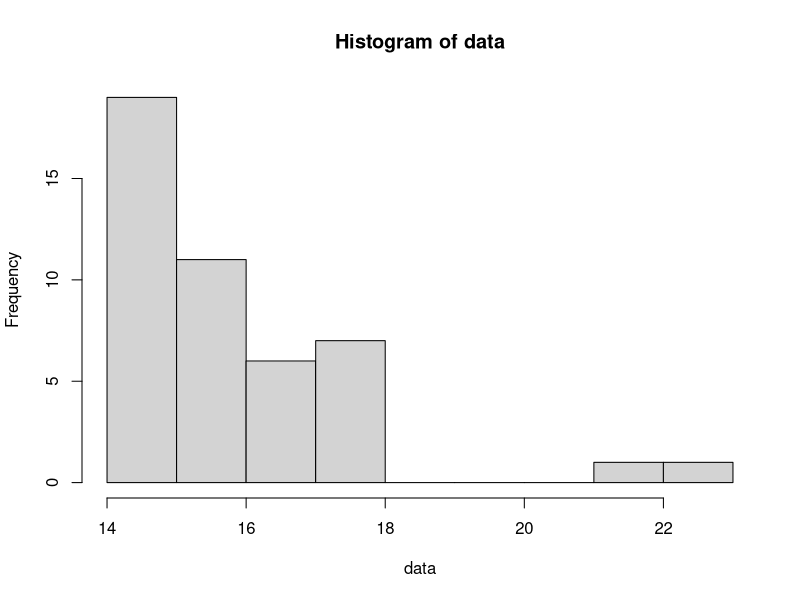
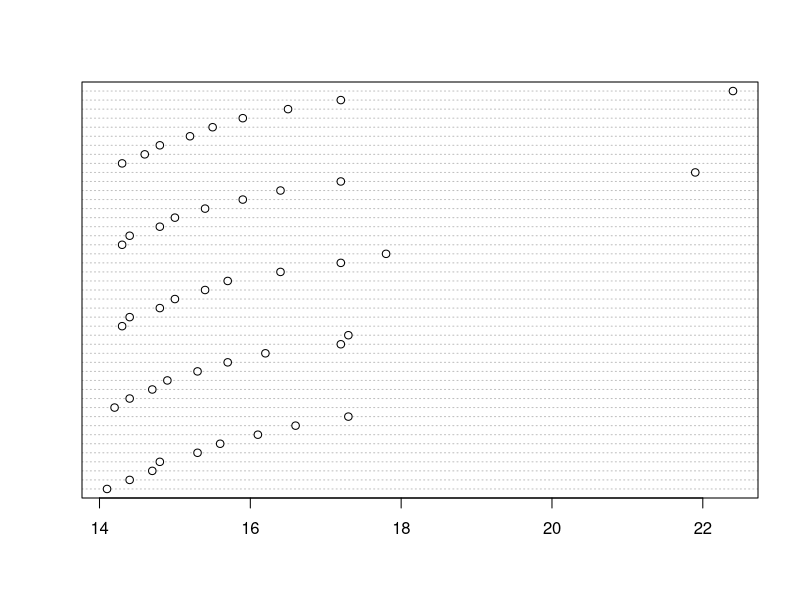
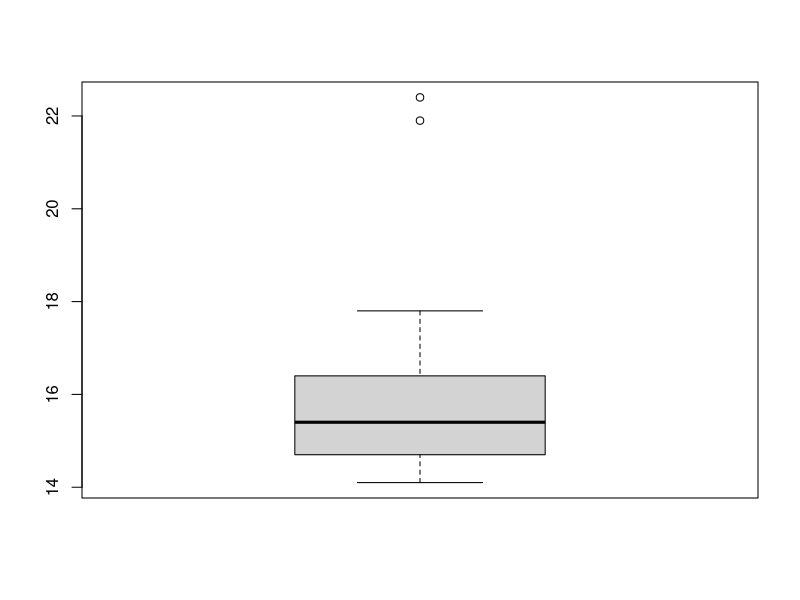
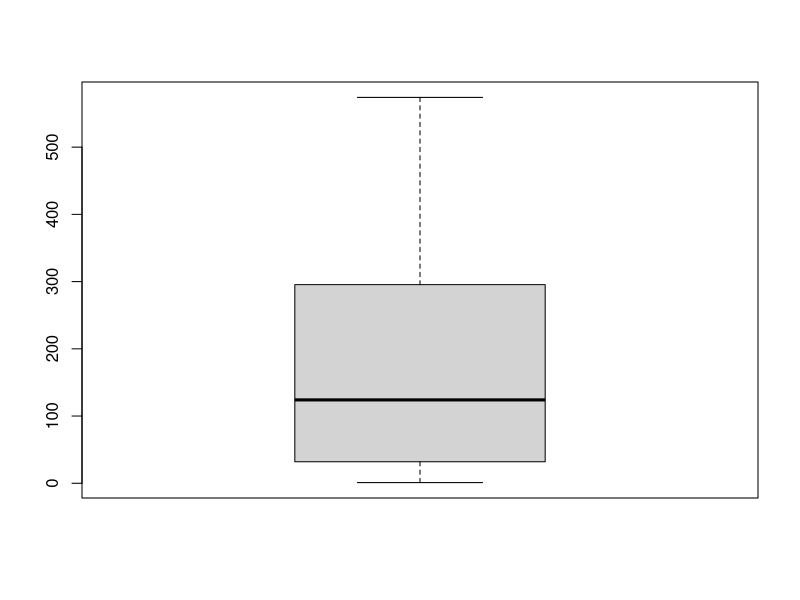
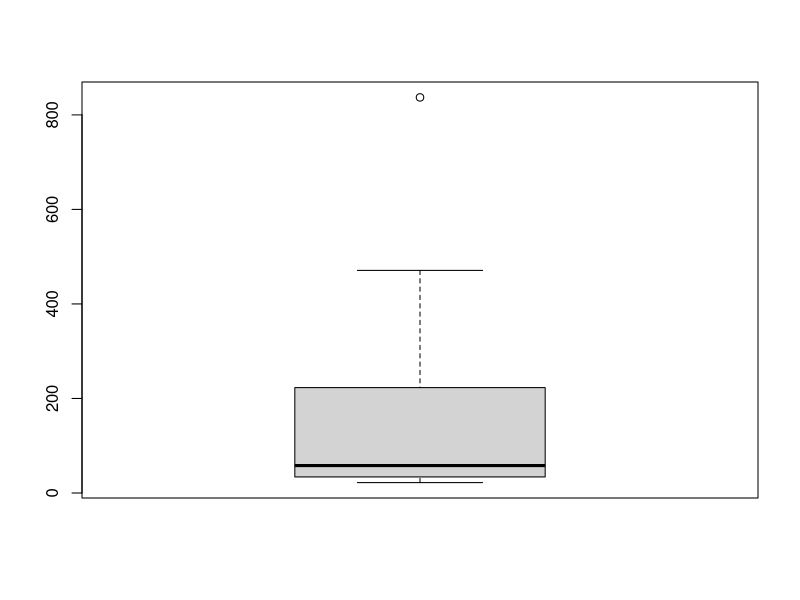

These figures' R source, in order:
## ---- chunk 1
knitr::opts_chunk$set(echo = TRUE)
## ---- chunk 2
sample <- c(1, 1, 1, 2, 8, 9)
mean(sample)
# Standard deviation
sd(sample)
## ---- chunk 3
data <- c(14.1, 14.4, 14.7, 14.8, 15.3, 15.6, 16.1, 16.6, 17.3, 14.2, 14.4, 14.7, 14.9, 15.3, 15.7, 16.2, 17.2, 17.3, 14.3, 14.4, 14.8, 15.0, 15.4, 15.7, 16.4, 17.2, 17.8, 14.3, 14.4, 14.8, 15.0, 15.4, 15.9, 16.4, 17.2, 21.9, 14.3, 14.6, 14.8, 15.2, 15.5, 15.9, 16.5, 17.2, 22.4)
# Stem and leaf plot
stem(data)
# Histogram
hist(data)
# Dot plot
dotchart(data)
# Box plot
boxplot(data)
## ---- chunk 4
cr <- c(34, 1, 511, 2, 574, 496, 322, 424, 269, 140, 244, 252, 76, 108, 24, 38, 18, 34, 30, 191)
ni <- c(23, 22, 55, 39, 283, 34, 159, 37, 61, 34, 163, 140, 32, 23, 54, 837, 64, 354, 376, 471)
# Chromium boxplot
boxplot(cr)
# Nickle boxplot
boxplot(ni)
## ---- chunk 5
a <- c(4.4, 3.4, 2.6, 3.8, 4.9, 4.6, 5.2, 4.7, 4.1, 2.6, 6.7, 4.1, 3.6, 2.9, 2.6, 4.0, 4.3, 3.9, 4.8, 4.5, 4.4, 3.1, 5.7, 4.5)
b <- c(3.4, 1.1, 2.9, 5.5, 6.4, 5.0, 5.8, 2.5, 3.7, 3.8, 3.1, 1.6, 3.5, 5.9, 6.7, 5.2, 6.3, 2.6, 4.3, 3.8)
stem(a)
stem(b)
